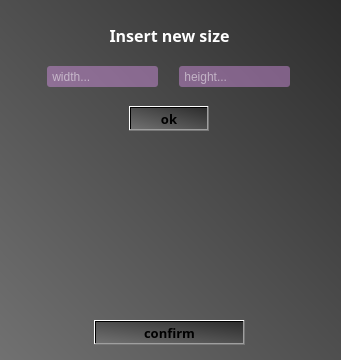
<?xml version="1.0" encoding="UTF-8"?>
<ui version="4.0">
 <class>ChangeBoardDialog</class>
 <widget class="QDialog" name="ChangeBoardDialog">
  <property name="geometry">
   <rect>
    <x>0</x>
    <y>0</y>
    <width>341</width>
    <height>360</height>
   </rect>
  </property>
  <property name="windowTitle">
   <string>Dialog</string>
  </property>
  <widget class="QWidget" name="ChangeBoardWidget" native="true">
   <property name="geometry">
    <rect>
     <x>0</x>
     <y>0</y>
     <width>341</width>
     <height>361</height>
    </rect>
   </property>
   <property name="styleSheet">
    <string notr="true">background:qlineargradient(spread:pad, x1:1, y1:0, x2:0, y2:1, stop:0 rgba(45, 45, 45, 255), stop:1 rgba(113, 113, 113, 255))</string>
   </property>
   <widget class="QLabel" name="ErrorLabel">
    <property name="geometry">
     <rect>
      <x>93</x>
      <y>88</y>
      <width>150</width>
      <height>15</height>
     </rect>
    </property>
    <property name="styleSheet">
     <string notr="true">background-color:rgba(0,0,0,0);
color:rgb(255, 82, 82)</string>
    </property>
    <property name="text">
     <string/>
    </property>
    <property name="alignment">
     <set>Qt::AlignCenter</set>
    </property>
   </widget>
   <widget class="QLabel" name="Title">
    <property name="geometry">
     <rect>
      <x>99</x>
      <y>20</y>
      <width>141</width>
      <height>31</height>
     </rect>
    </property>
    <property name="font">
     <font>
      <family>Segoe UI Black</family>
      <pointsize>12</pointsize>
      <weight>75</weight>
      <bold>true</bold>
     </font>
    </property>
    <property name="styleSheet">
     <string notr="true">background-color:transparent;
color:white;</string>
    </property>
    <property name="text">
     <string>Insert new size</string>
    </property>
    <property name="alignment">
     <set>Qt::AlignCenter</set>
    </property>
   </widget>
   <widget class="QLineEdit" name="WidthField">
    <property name="geometry">
     <rect>
      <x>47</x>
      <y>66</y>
      <width>111</width>
      <height>21</height>
     </rect>
    </property>
    <property name="styleSheet">
     <string notr="true">background-color:rgba(236, 158, 255, 100);
border-radius:3px;
color:white;
</string>
    </property>
    <property name="dragEnabled">
     <bool>false</bool>
    </property>
    <property name="placeholderText">
     <string> width...</string>
    </property>
   </widget>
   <widget class="QLineEdit" name="HeightField">
    <property name="geometry">
     <rect>
      <x>179</x>
      <y>66</y>
      <width>111</width>
      <height>21</height>
     </rect>
    </property>
    <property name="styleSheet">
     <string notr="true">background-color:rgba(236, 158, 255, 100);
border-radius:3px;
color:white;
</string>
    </property>
    <property name="text">
     <string/>
    </property>
    <property name="dragEnabled">
     <bool>false</bool>
    </property>
    <property name="placeholderText">
     <string> height...</string>
    </property>
   </widget>
   <widget class="QPushButton" name="OkButton">
    <property name="geometry">
     <rect>
      <x>129</x>
      <y>106</y>
      <width>80</width>
      <height>25</height>
     </rect>
    </property>
    <property name="font">
     <font>
      <family>Segoe UI Black</family>
      <pointsize>10</pointsize>
      <weight>75</weight>
      <bold>true</bold>
     </font>
    </property>
    <property name="cursor">
     <cursorShape>ClosedHandCursor</cursorShape>
    </property>
    <property name="styleSheet">
     <string notr="true">QPushButton::hover
{
background-color:rgb(216, 140, 234);
}

QPushButton
{
background-color:rgba(236, 158, 255, 170);
border-radius:3px;
color: white;
};</string>
    </property>
    <property name="text">
     <string>ok</string>
    </property>
    <property name="shortcut">
     <string>Return</string>
    </property>
   </widget>
   <widget class="QPushButton" name="ConfirmButton">
    <property name="geometry">
     <rect>
      <x>94</x>
      <y>320</y>
      <width>151</width>
      <height>25</height>
     </rect>
    </property>
    <property name="font">
     <font>
      <family>Segoe UI Black</family>
      <pointsize>10</pointsize>
      <weight>75</weight>
      <bold>true</bold>
     </font>
    </property>
    <property name="cursor">
     <cursorShape>ClosedHandCursor</cursorShape>
    </property>
    <property name="styleSheet">
     <string notr="true">QPushButton::hover
{
background-color:rgb(216, 140, 234);
}

QPushButton
{
background-color:rgba(236, 158, 255, 170);
border-radius:3px;
color: white;
};</string>
    </property>
    <property name="text">
     <string>confirm</string>
    </property>
    <property name="shortcut">
     <string>Return</string>
    </property>
   </widget>
  </widget>
 </widget>
 <resources/>
 <connections/>
</ui>
